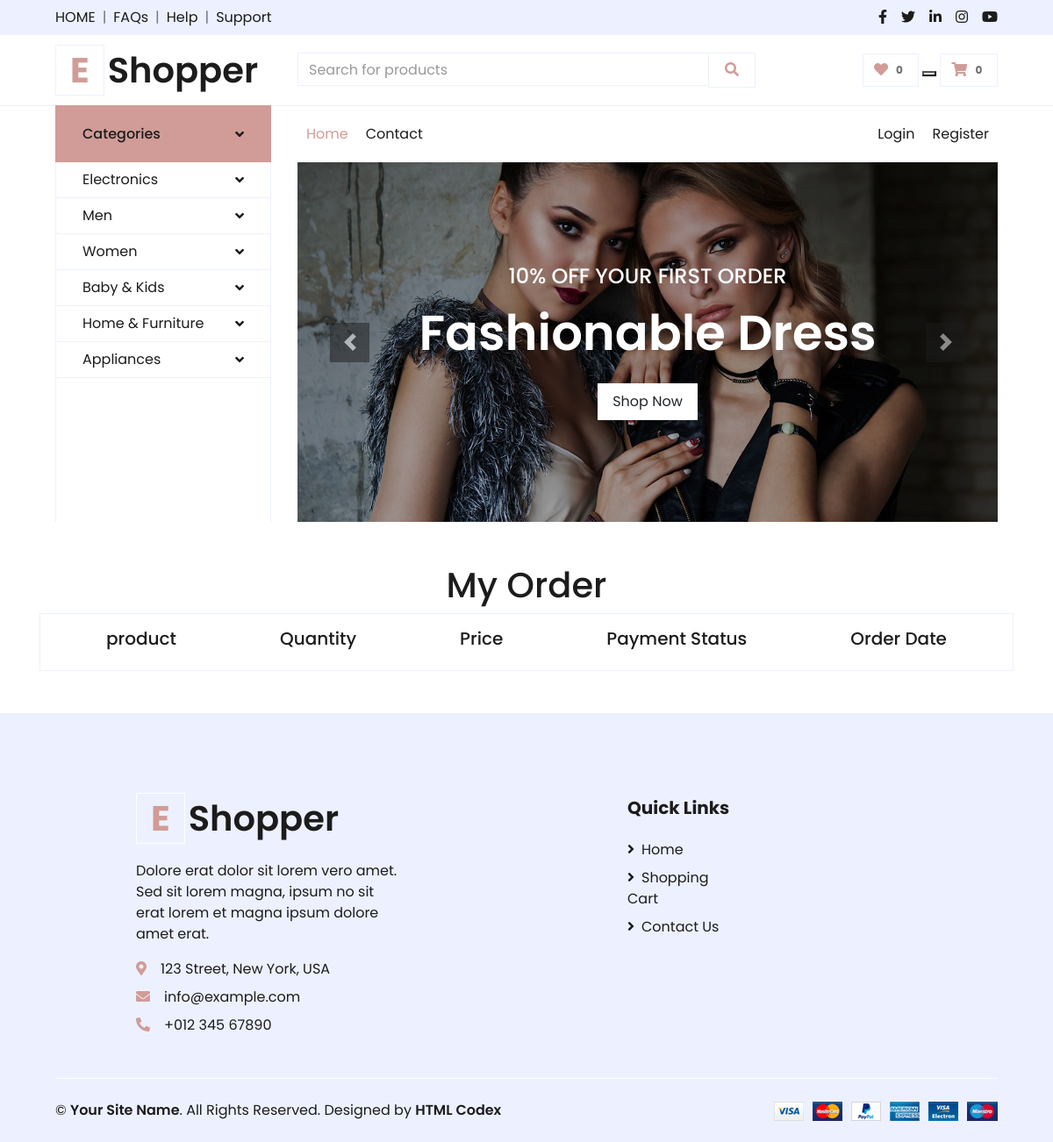
Page /orders_details/ on the committed database.
### myapp/models.py (models this page shows, shortened)
class Category(models.Model):
    category_name = models.CharField(max_length=255)
    description = models.TextField()
    create_date = models.DateTimeField(auto_now_add=True)
    update_date = models.DateTimeField(auto_now=True)

### myapp/views.py (the view)
# urls.py: path('orders_details/',views.OrderDetailsView.as_view(),name='orders_details'),
class OrderDetailsView(View):
    def get(self,request,*args, **kwargs):
        order_id = request.GET.get('order_id')
        categories = Category.objects.all()
        order_item = Order.objects.filter(id=order_id)
        print(order_id)
        context = {
                    'categories' : categories,
                    'order_items' : order_item,
            }
        return render(request, 'myapp/order_details.html',context)

### myapp/templates/myapp/order_details.html (shortened to what this page needs)
{% extends 'myapp/base.html' %}
{% load static %}
{% block body %}
<div class="container ">
       <div style="text-align: center;">
              <h1>My Order </h1>
       </div>
       <div class="d-flex justify-content-around border border-gray p-3 " >
              <h5>product</h5>
              <h5>Quantity</h5>
              <h5>Price</h5>
              <h5> Payment Status</h5>
              <h5> Order Date</h5>
       </div>
</div>
{% endblock body %}

### myapp/templates/myapp/base.html (shortened to what this page needs)
{% load static %}
<!DOCTYPE html>
<html lang="en">
<head>
    <link href="https://cdnjs.cloudflare.com/ajax/libs/font-awesome/5.10.0/css/all.min.css" rel="stylesheet">
    <link href="lib/owlcarousel/assets/owl.carousel.min.css" rel="stylesheet">
    <link href="{% static 'website/css/style.css' %}" rel="stylesheet">
</head>
<body>
    <div class="container-fluid">
        <div class="row bg-secondary py-2 px-xl-5">
            <div class="col-lg-6 d-none d-lg-block">
                <div class="d-inline-flex align-items-center">
                    <a class="text-dark" href="/">HOME</a>
                    <span class="text-muted px-2">|</span>
                    <a class="text-dark" href="">FAQs</a>
                    <span class="text-muted px-2">|</span>
                    <a class="text-dark" href="">Help</a>
                    <span class="text-muted px-2">|</span>
                    <a class="text-dark" href="">Support</a>
                </div>
            </div>
            <div class="col-lg-6 text-center text-lg-right">
                <div class="d-inline-flex align-items-center">
                    <a class="text-dark px-2" href="">
                        <i class="fab fa-facebook-f"></i>
                    </a>
                    <a class="text-dark px-2" href="">
                        <i class="fab fa-twitter"></i>
                    </a>
                    <a class="text-dark px-2" href="">
                        <i class="fab fa-linkedin-in"></i>
                    </a>
                    <a class="text-dark px-2" href="">
                        <i class="fab fa-instagram"></i>
                    </a>
                    <a class="text-dark pl-2" href="">
                        <i class="fab fa-youtube"></i>
                    </a>
                </div>
            </div>
        </div>
        <div class="row align-items-center py-3 px-xl-5">
            <div class="col-lg-3 d-none d-lg-block">
                <a href="/" class="text-decoration-none">
                    <h1 class="m-0 display-5 font-weight-semi-bold"><span class="text-primary font-weight-bold border px-3 mr-1">E</span>Shopper</h1>
                </a>
            </div>
            <div class="col-lg-6 col-6 text-left">
                <form action="/search/" method="get">
                    <div class="input-group">
                        <input type="text" name="search" class="form-control" placeholder="Search for products">
                        <div class="input-group-append">
                            <span class="input-group-text bg-transparent text-primary">
                                <button class=" bg-transparent text-primary border-0 "><i class="fa fa-search"></i>
                            </span>
                        </div>
                    </div>
                </form>
            </div>
            <div class="col-lg-3 col-6 text-right">
                <a href="" class="btn border">
                    <i class="fas fa-heart text-primary"></i>
                    <span class="badge">0</span>
                </a>
                <button></button>
                <a href="{% url 'cart' %}" class="btn border">
                    <i class="fas fa-shopping-cart text-primary"></i>
                    <span class="badge">{{cartitem|length}}</span>
                </a>
            </div>
        </div>
    </div>
    <div class="container-fluid mb-5">
        <div class="row border-top px-xl-5">
            <div class="col-lg-3 d-none d-lg-block">
                <a class="btn shadow-none d-flex align-items-center justify-content-between bg-primary text-white w-100" data-toggle="collapse" href="#navbar-vertical" style="height: 65px; margin-top: -1px; padding: 0 30px;">
                    <h6 class="m-0">Categories</h6>
                    <i class="fa fa-angle-down text-dark"></i>
                </a>
                <nav class="collapse show navbar navbar-vertical navbar-light align-items-start p-0 border border-top-0 border-bottom-0" id="navbar-vertical">
                    <div class="navbar-nav w-100 overflow-hidden" style="height: 410px">
                        {% for cat in categories %}
                        <div class="nav-item dropdown">
                            <a href="#" class="nav-link" data-toggle="dropdown">{{cat.category_name}} <i class="fa fa-angle-down float-right mt-1"></i></a>
                        </div>
                        {% endfor %}
                    </div>
                </nav>
            </div>
            <div class="col-lg-9">
                <nav class="navbar navbar-expand-lg bg-light navbar-light py-3 py-lg-0 px-0">
                    <div class="collapse navbar-collapse justify-content-between" id="navbarCollapse">
                        <div class="navbar-nav mr-auto py-0">
                            <a href="/" class="nav-item nav-link active">Home</a>
                            <a href="{% url 'contact' %}" class="nav-item nav-link">Contact</a>
                        </div>
                        <div class="navbar-nav ml-auto py-0">
                            {% if  not request.user.is_authenticated %}
                            <a href="{% url 'login' %}" class="nav-item nav-link">Login</a>
                            <a href="{% url 'register' %}" class="nav-item nav-link">Register</a>
                            {% endif %}
                        </div>
                    </div>
                </nav>
                <div id="header-carousel" class="carousel slide" data-ride="carousel">
                    <div class="carousel-inner">
                        <div class="carousel-item active" style="height: 410px;">
                            <img class="img-fluid" src="../../static/website/img/carousel-1.jpg" alt="Image">
                            <div class="carousel-caption d-flex flex-column align-items-center justify-content-center">
                                <div class="p-3" style="max-width: 700px;">
                                    <h4 class="text-light text-uppercase font-weight-medium mb-3">10% Off Your First Order</h4>
                                    <h3 class="display-4 text-white font-weight-semi-bold mb-4">Fashionable Dress</h3>
                                    <a href="" class="btn btn-light py-2 px-3">Shop Now</a>
                                </div>
                            </div>
                        </div>
                    </div>
                    <a class="carousel-control-prev" href="#header-carousel" data-slide="prev">
                        <div class="btn btn-dark" style="width: 45px; height: 45px;">
                            <span class="carousel-control-prev-icon mb-n2"></span>
                        </div>
                    </a>
                    <a class="carousel-control-next" href="#header-carousel" data-slide="next">
                        <div class="btn btn-dark" style="width: 45px; height: 45px;">
                            <span class="carousel-control-next-icon mb-n2"></span>
                        </div>
                    </a>
                </div>
            </div>
        </div>
    </div>
    {% block body %}
    {% endblock body %}
    <div class="container-fluid bg-secondary text-dark mt-5 pt-5">
        <div class="row px-xl-5 pt-5 d-flex justify-content-around ">
            <div class="col-lg-4 col-md-12 mb-5 pr-3 pr-xl-5">
                <a href="" class="text-decoration-none">
                    <h1 class="mb-4 display-5 font-weight-semi-bold"><span
                            class="text-primary font-weight-bold border border-white px-3 mr-1">E</span>Shopper</h1>
                </a>
                <p>Dolore erat dolor sit lorem vero amet. Sed sit lorem magna, ipsum no sit erat lorem et magna ipsum
                    dolore amet erat.</p>
                <p class="mb-2"><i class="fa fa-map-marker-alt text-primary mr-3"></i>123 Street, New York, USA</p>
                <p class="mb-2"><i class="fa fa-envelope text-primary mr-3"></i>info@example.com</p>
                <p class="mb-0"><i class="fa fa-phone-alt text-primary mr-3"></i>+012 345 67890</p>
            </div>
            <div class="col-lg-4 col-md-12 ">
                <div class="row">
                    <div class="col-md-5 mb-5 ml-2" >
                        <h5 class="font-weight-bold text-dark mb-4">Quick Links</h5>
                        <div class="d-flex flex-column justify-content-start">
                            <a class="text-dark mb-2" href="/"><i class="fa fa-angle-right mr-2"></i>Home</a>
                            <a class="text-dark mb-2" href="cart"><i class="fa fa-angle-right mr-2"></i>Shopping
                                Cart</a>
                            <a class="text-dark" href="contact"><i class="fa fa-angle-right mr-2"></i>Contact
                                Us</a>
                        </div>
                    </div>
                </div>
            </div>
        </div>
        <div class="row border-top border-light mx-xl-5 py-4">
            <div class="col-md-6 px-xl-0">
                <p class="mb-md-0 text-center text-md-left text-dark">
                    &copy; <a class="text-dark font-weight-semi-bold" href="#">Your Site Name</a>. All Rights Reserved.
                    Designed
                    by
                    <a class="text-dark font-weight-semi-bold" href="https://htmlcodex.com">HTML Codex</a>
                </p>
            </div>
            <div class="col-md-6 px-xl-0 text-center text-md-right">
                <img class="img-fluid" src="img/payments.png" alt="">
            </div>
        </div>
    </div>
</body>
</html>

### rows in the picture
Category: category_name "Electronics"
Category: category_name "Men"
Category: category_name "Women"
Category: category_name "Baby & Kids"
Category: category_name "Home & Furniture"
Category: category_name "Appliances"

### other values in the picture
{{ cartitem|length }} "0"
